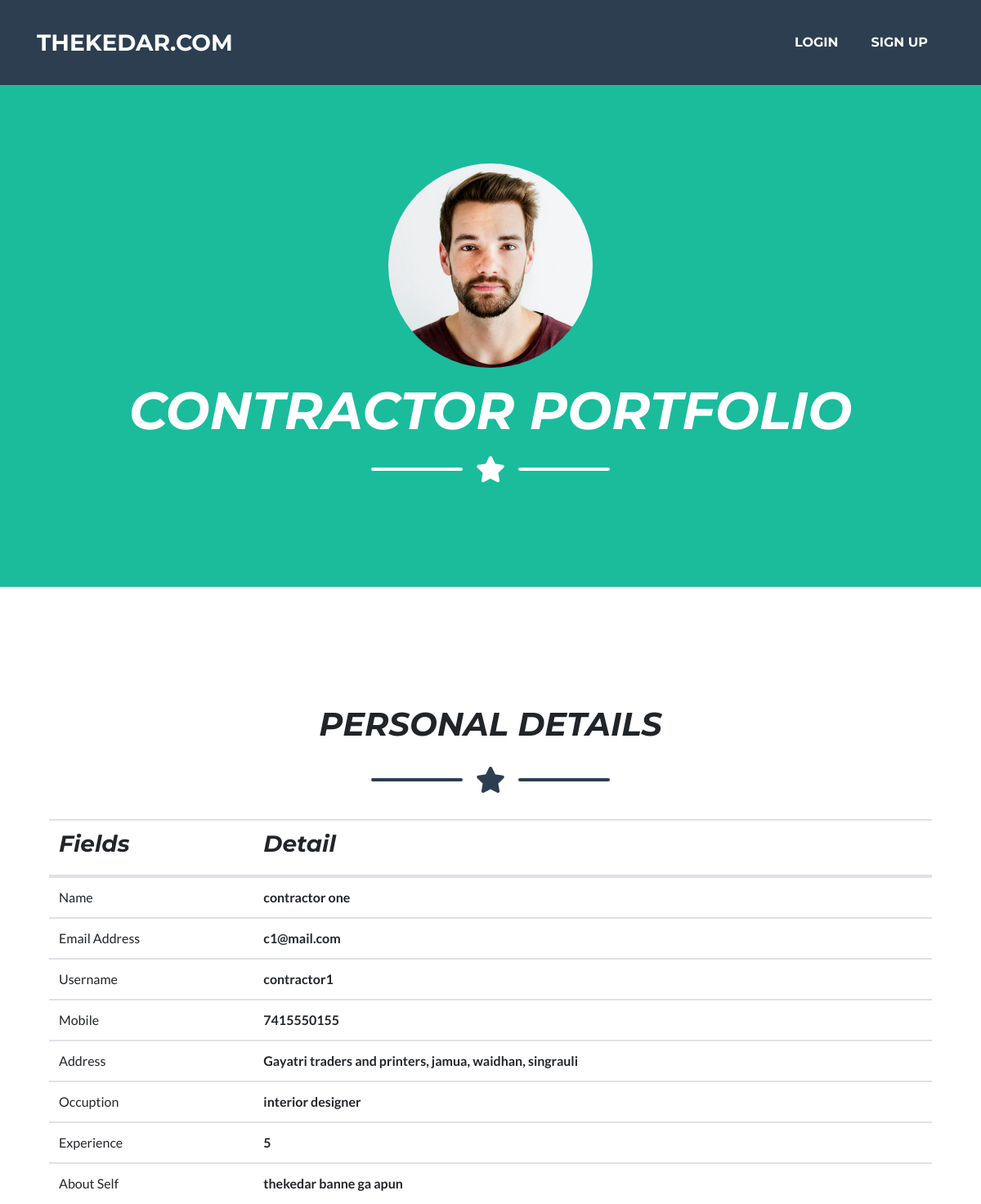
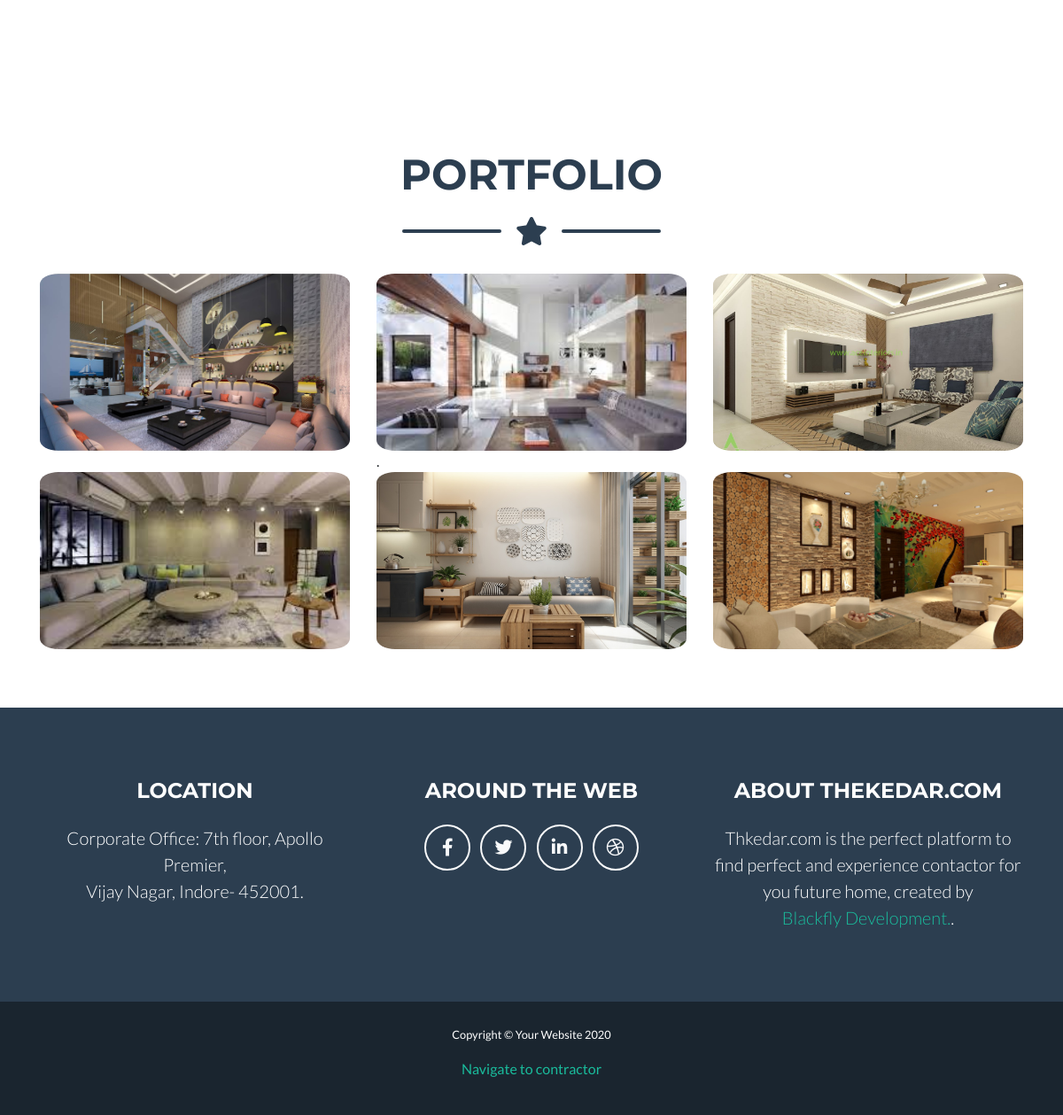
The app's page /contractor_profile/4/ with its own data (2 pictures, top to bottom).
### Contractor/models.py (models this page shows, shortened)
class ContractorLogin(models.Model):
    user = models.OneToOneField(User,on_delete=models.CASCADE)
    name = models.CharField(max_length=20,unique=False,null=True)
    mobile_no = models.BigIntegerField(blank=True, null=True)
    address = models.CharField(max_length=150,unique=False,null=True)
    occupation  = models.CharField(max_length=50,choices=sorted(occupation_CHOICES),default='null')
    experience = models.IntegerField(blank=True, null=True)
    about_self = models.CharField(max_length=150,null=True,blank=True)
    profile_pic=models.ImageField(upload_to='profile_pic',blank=True)
    sample_work_1=models.ImageField(upload_to='sample_work_1',blank=True)
    sample_work_2=models.ImageField(upload_to='sample_work_2',blank=True)
    sample_work_3=models.ImageField(upload_to='sample_work_3',blank=True)
    sample_work_4=models.ImageField(upload_to='sample_work_4',blank=True)
    sample_work_5=models.ImageField(upload_to='sample_work_5',blank=True)
    sample_work_6=models.ImageField(upload_to='sample_work_6',blank=True)

### client/views.py (the view)
# urls.py: path('contractor_profile/<int:pk>/', views.ContractorProfileView.as_view(), name='contractor_profile_view'),
class ContractorProfileView(DetailView,LoginRequiredMixin):
    model = ContractorLogin
    template_name = 'client/contractor_profile.html'

### client/templates/client/contractor_profile.html (shortened to what this page needs)
<!DOCTYPE html>
{% extends 'client/base.html' %}
{% load bootstrap4 %}
{% load static %}
{% block content %}
  <header class="masthead bg-primary text-white text-center">
    <div class="container d-flex align-items-center flex-column">
      {% if contractorlogin.profile_pic %}
        <img class="myimg" src="{{ contractorlogin.profile_pic.url }}" class="card-img-top" alt="..." height="100px" width="100px">
<br>
                    {% else %}
 <img class="masthead-avatar mb-5" src="{% static 'img/avataaars.svg' %} " alt="">
                  {% endif %}
      <h1 class="masthead-heading text-uppercase mb-0"><i>Contractor Portfolio  </i></h1>
      <div class="divider-custom divider-light">
        <div class="divider-custom-line"></div>
        <div class="divider-custom-icon">
          <i class="fas fa-star"></i>
        </div>
        <div class="divider-custom-line"></div>
      </div>
    </div>
  </header>
<br>
<br>
  <section class="page-section portfolio " >
    <div class="container d-flex align-items-center flex-column">
 <h1 class="masthead-heading text-uppercase mb-0"><i>Personal Details </i></h1>
      <div class="divider-custom">
        <div class="divider-custom-line"></div>
        <div class="divider-custom-icon">
          <i class="fas fa-star"></i>
        </div>
        <div class="divider-custom-line"></div>
      </div>
<div class="container">
    <table class="table table-hover">
  <tbody class=".table-hover">
  <thead>
    <tr>
      <th scope="col"><i><h3>Fields</h3></i></th>
      <th scope="col"><i><h3>Detail</h3></i></th>
    </tr>
  </thead>
    <tr>
      <td scope="row">Name</td>
      <td><b>{{ contractorlogin.name }}</b></td>
    </tr>
       <tr>
      <td scope="row">Email Address</td>
      <td><b>{{ contractorlogin.user.email }}</b></td>
    </tr>
       <tr>
      <td scope="row">Username</td>
      <td><b>{{ contractorlogin.user.username }}</b></td>
    </tr>
        <tr>
      <td scope="row">Mobile</td>
      <td><b>{{ contractorlogin.mobile_no }}</b></td>
    </tr>
          <tr>
      <td scope="row">Address</td>
      <td><b>{{ contractorlogin.address }}</b></td>
    </tr>
        <tr>
      <td scope="row">Occuption</td>
      <td><b>{{ contractorlogin.occupation }}</b></td>
    </tr>
        <tr>
      <td scope="row">Experience </td>
      <td><b>{{ contractorlogin.experience }}</b></td>
    </tr>
         <tr>
      <td scope="row">About Self  </td>
      <td><b>{{ contractorlogin.about_self }} </b></td>
    </tr>
      </tbody>
</table>
  </div>
    </div>
  </section>
  <section class="page-section portfolio" id="portfolio">
    <div class="container">
      <h2 class="page-section-heading text-center text-uppercase text-secondary mb-0">Portfolio</h2>
      <div class="divider-custom">
        <div class="divider-custom-line"></div>
        <div class="divider-custom-icon">
          <i class="fas fa-star"></i>
        </div>
        <div class="divider-custom-line"></div>
      </div>
      <div class="row">
        <div class="col-md-6 col-lg-4">
               {% if contractorlogin.sample_work_1 %}
            <img class="portpolio_size_fix img-fluid "  src="{{ contractorlogin.sample_work_1.url  }}" alt="">
          {% endif %}
        </div>
        <div class="col-md-6 col-lg-4">
             {% if contractorlogin.sample_work_2 %}
            <img class="portpolio_size_fix img-fluid" src="{{ contractorlogin.sample_work_2.url }}" alt="">
         {% endif %}
.
        </div>
        <div class="col-md-6 col-lg-4">
             {% if contractorlogin.sample_work_3 %}
            <img class="portpolio_size_fix img-fluid" src="{{ contractorlogin.sample_work_3.url }}" alt="">
          {% endif %}
        </div>
        <div class="col-md-6 col-lg-4">
             {% if contractorlogin.sample_work_4 %}
            <img class="portpolio_size_fix img-fluid" src="{{ contractorlogin.sample_work_4.url }}" alt="">
          {% endif %}
        </div>
        <div class="col-md-6 col-lg-4">
             {% if contractorlogin.sample_work_5 %}
            <img class="portpolio_size_fix img-fluid" src="{{ contractorlogin.sample_work_5.url }}" alt="">
          {% endif %}
        </div>
        <div class="col-md-6 col-lg-4">
              {% if contractorlogin.sample_work_6 %}
            <img class="portpolio_size_fix img-fluid" src="{{ contractorlogin.sample_work_6.url }}" alt="">
                   {% endif %}
        </div>
      </div>
    </div>
  </section>
{% endblock %}

### client/static/css/mycss.css (style rules this page uses)
.myimg { width:250px; height:250px; object-fit:cover; border-radius:50%; }
.portpolio_size_fix { width:350px; height:200px; object-fit:cover; border-radius:6%; }

### records on screen
ContractorLogin: profile_pic (picture), name "contractor one", user.email "c1@mail.com", user.username "contractor1", mobile_no "7415550155", address "Gayatri traders and printers, jamua, waidhan, singrauli", occupation "interior designer", experience "5", about_self "thekedar banne ga apun", sample_work_1 (picture), sample_work_2 (picture), sample_work_3 (picture), sample_work_4 (picture), sample_work_5 (picture), sample_work_6 (picture)
